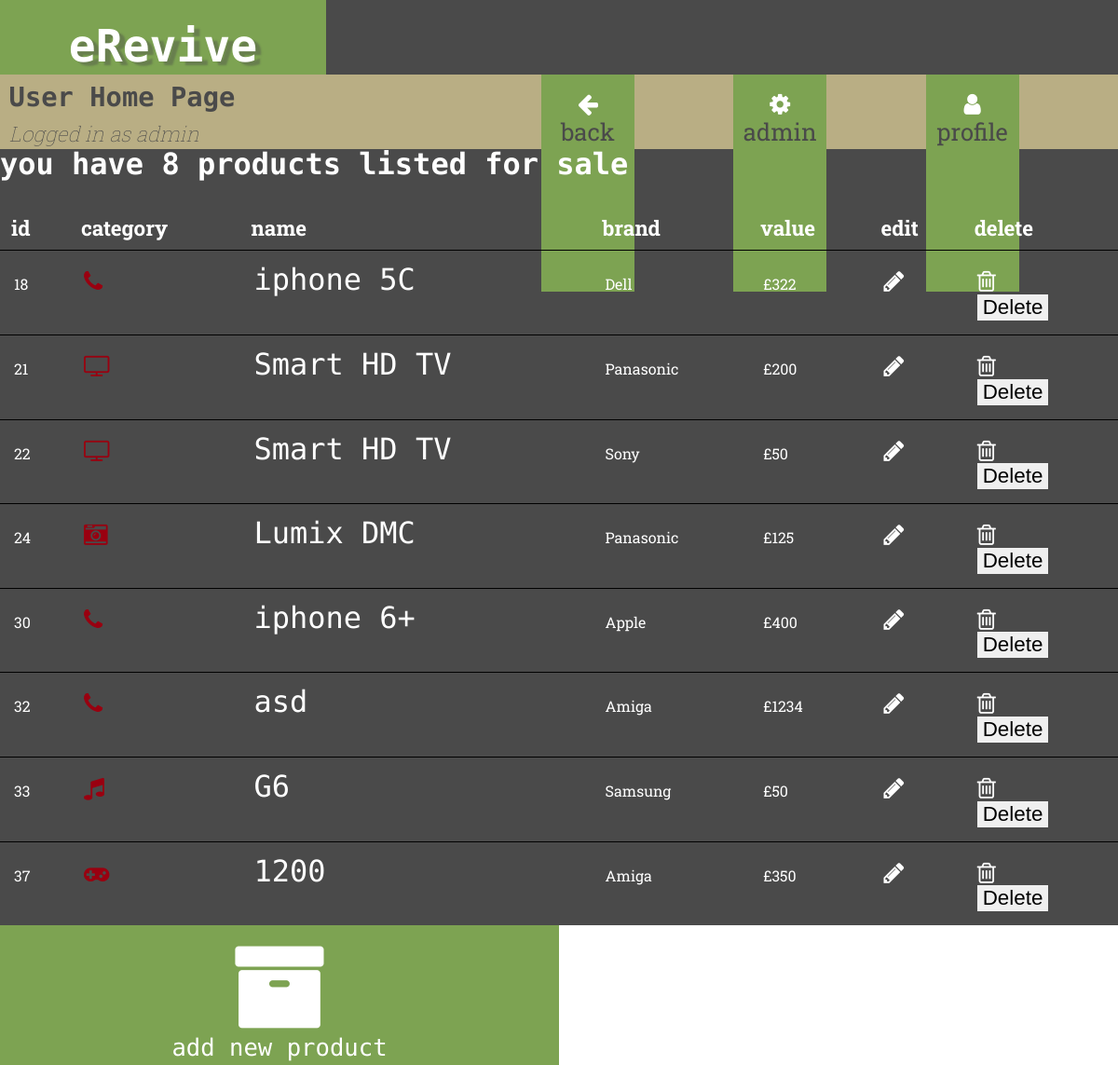
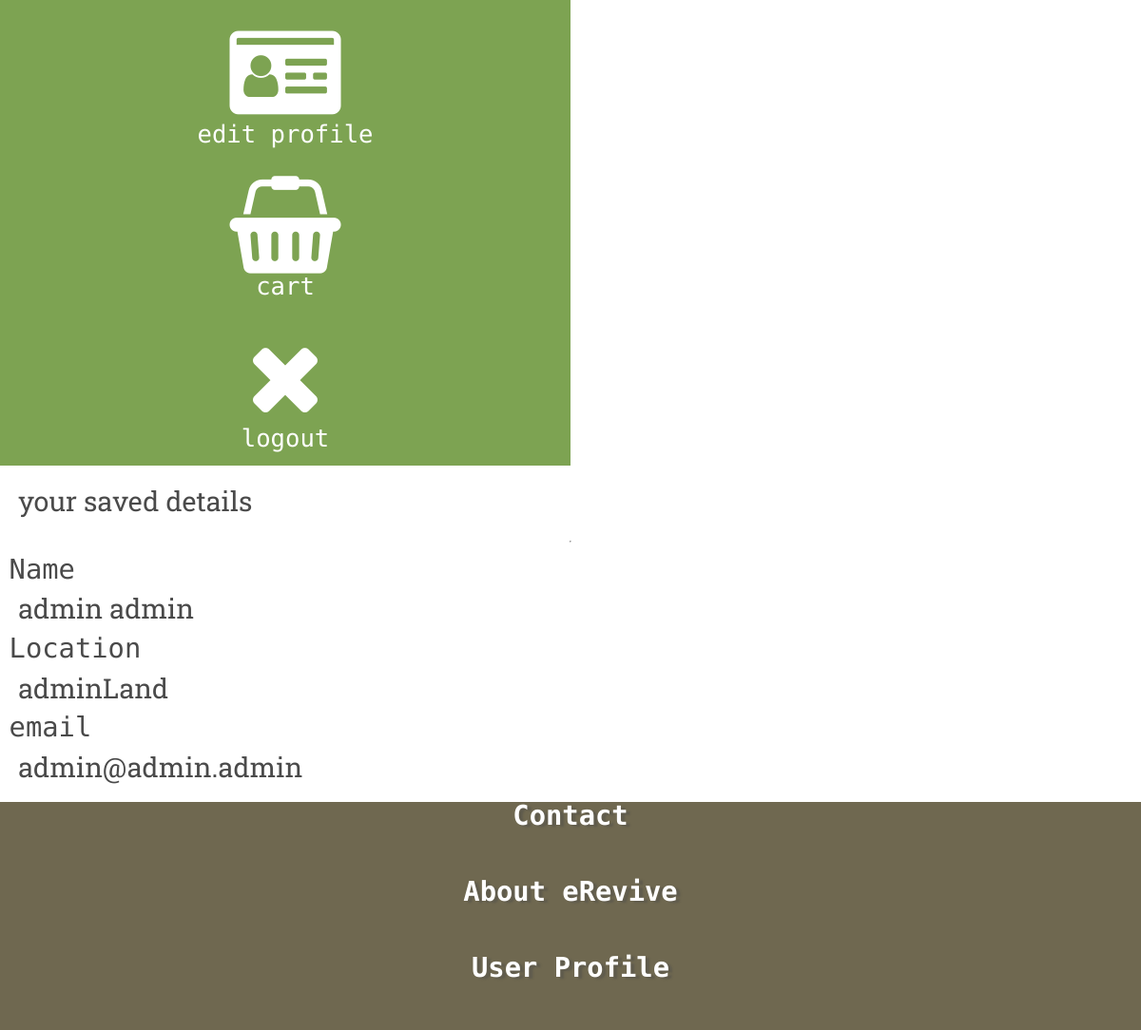
/index.php?action=userPage (signed in), run on the app's committed database (2 pictures, top to bottom).
### tables this page shows
CREATE TABLE `tbl_products` (
  `prod_id` int(11) NOT NULL AUTO_INCREMENT,
  `prod_name` varchar(32) NOT NULL,
  `prod_brand` varchar(32) NOT NULL,
  `prod_desc` varchar(500) NOT NULL,
  `prod_age` int(11) NOT NULL,
  `prod_category` varchar(32) NOT NULL,
  `prod_price` int(11) NOT NULL,
  `user_id` int(11) NOT NULL,
  PRIMARY KEY (`prod_id`)
);

### index.php (called while the page is built, shortened)
<?php
function loadTemplate($templateFileName, $variables = [])
{
    extract($variables);
    include 'templates/' . $templateFileName;
    return ob_get_clean();
}
try {
    include 'includes/DatabaseConnection.php';
    include 'classes/DatabaseTable.php';
    include 'controllers/siteController.php';
    $loginTable = new DatabaseTable($pdo, 'tbl_login', 'user_id');
    $prodTable = new DatabaseTable($pdo, 'tbl_products', 'prod_id');
    $searchTable = new DatabaseTable($pdo, 'tbl_searches', 'search_id');
    $siteController = new siteController( $loginTable, $prodTable, $searchTable);
    $action = $_GET['action'] ?? 'home';
    $page = $siteController->$action();
    if (isset($page['variables'])) {
        $output = loadTemplate($page['template'],
            $page['variables']);
    } else {
        $output = loadTemplate($page['template']);
    }
} catch (PDOException $e) {
    $title = 'An error has occurred';
    $output = 'Database error: ' . $e->getMessage() . ' in '
        . $e->getFile() . ':' . $e->getLine();
}
include 'templates/layout.html.php';

### controllers/siteController.php (called while the page is built, shortened)
<?php
class siteController
{
    private $loginTable;
    private $prodTable;
    public function __construct(
        DatabaseTable $loginTable,
        DatabaseTable $prodTable,
        DatabaseTable $seachTable)
    {
        $this->loginTable = $loginTable;
        $this->prodTable = $prodTable;
    }
    public function userPage()
    {
        if (isset($_SESSION['password'])) {
            $prodResult = $this->prodTable->find('user_id', $_SESSION['id']);
            $userResult = $this->loginTable->findAll();
            $prodCount = count($prodResult);
            $title = 'user home page | eRevive.com';
            $headLine = 'User Home Page';
            $subHeadLine = 'Logged in as ' . $_SESSION['firstName'];
        } else {
            header('location: index.php');
        }
        return ['template' => 'userPage.html.php',
            'title' => $title,
            'headLine' => $headLine,
            'subHeadline' => $subHeadLine,
            'variables' => [
                'products' => $prodResult,
                'userResults' => $userResult,
                'prodCount' => $prodCount
            ]
        ];
    }
}

### classes/DatabaseTable.php (called while the page is built, shortened)
<?php
class DatabaseTable
{
    private $pdo;
    private $table;
    public function __construct(PDO $pdo,
                                string $table,
                                string $primaryKey)
    {
        $this->pdo = $pdo;
        $this->table = $table;
    }
    private function query($sql, $parameters = [])
    {
        $query = $this->pdo->prepare($sql);
        $query->execute($parameters);
        return $query;
    }
    public function find($column, $value)
    {
        $query = 'SELECT * FROM ' . $this->table . ' WHERE ' .
            $column . ' LIKE :value';
        $parameters = [
            'value' => $value
        ];
        $query = $this->query($query, $parameters);
        return $query->fetchAll();
    }
}

### templates/userPage.html.php (the view, shortened to what this page needs)
<div class="content_wrapper flex_row ">
    <div class="content_wrapper_left ">
        <table>
            <h1 class=" white">you have <?php echo $prodCount ?> products listed for sale</h1>
            <tr>
                <th>id</th>
                <th>category</th>
                <th>name</th>
                <th>brand</th>
                <th>value</th>
                <th>edit</th>
                <th>delete</th>
            </tr>
            <?php foreach ($products as $prod): ?>
                <tr>
                    <td><?= $prod['prod_id'] ?></td>
                    <td><a class="highlight" href="index.php?action=categories&cat=<?= $prod['prod_category'] ?>"><i
                                    class="fa fa-<?= $prod['prod_category'] ?> highlight" aria-hidden="true"></i></a>
                    </td>
                    <td><a class="white" href="index.php?action=productView&id=<?= $prod['prod_id'] ?>"><?= $prod['prod_name'] ?></a></td>
                    <td><?= $prod['prod_brand'] ?></td>
                    <td>£<?= $prod['prod_price'] ?></td>
                    <td><a class="highlight" href="index.php?action=productNew&id=<?= $prod['prod_id'] ?>"><i
                                    class="fa fa-pencil" aria-hidden="true"></i></a></td>
                    <td>
                        <a class="highlight" href="index.php?action=admin"><i
                                    class="fa fa-trash-o" aria-hidden="true"></i>
                        </a>
                        <form id="" action="index.php?action=deleteAdmin" method="post">
                            <input type="submit" value="Delete">
                        </form>
                    </td>
                </tr>
            <?php endforeach; ?>
        </table>
    </div>
    <div class="content_wrapper_right flex_column ">
        <div class=" flex_column ">
            <div class="flex_row">
                <a class="flex_column admin_btn" href="index.php?action=productNew"><i class="fa fa-archive fa-4x" aria-hidden="true"></i>add new product</a>
                <a class="flex_column admin_btn" href="index.php?action=editProfile&id=<?= $_SESSION['id'] ?>"><i class="fa fa-id-card fa-4x" aria-hidden="true"></i>edit profile</a>
                <a class="flex_column admin_btn" href="index.php?action=basket"><i class="fa fa-shopping-basket fa-4x" aria-hidden="true"></i>cart</a>
                <a class="flex_column admin_btn" href="index.php?action=logout"><i class="fa fa-times fa-4x" aria-hidden="true"></i>logout</a></div>
            <form class="title flex_column spaceBetween noWrap" action="" method="post">
                <p class="title">your saved details</p>
                <fieldset class="form_login_input_wrap flex_row">
                    <hr>
                    <label class="">Name</label>
                    <p class="title"><?= $_SESSION['firstName'] . ' ' . $_SESSION['lastName'] ?></p>
                    <label class="">Location</label>
                    <p class="title"><?= $_SESSION['location'] ?></p>
                    <label class="">email</label>
                    <p class="title"><?= $_SESSION['email'] ?></p>
                </fieldset>
            </form>
        </div>
    </div>
</div>

### css/stylesheet.css (style rules this page uses)
html, body, div, span, object, iframe, h1, h2, h3, h4, h5, h6, p, blockquote, pre, abbr, address, cite, code, del, dfn, em, img, ins, kbd, q, samp, small, strong, sub, sup, var, b, i, dl, dt, dd, ol, ul, li, fieldset, form, label, legend, table, caption, tbody, tfoot, thead, tr, th, td, article, aside, canvas, details, figcaption, figure, footer, header, hgroup, menu, nav, section, summary, time, mark, audio, video { margin: 0; padding: 0; border: none; outline: 0; font-size: 100%; vertical-align: baseline; background: transparent; box-sizing: border-box; }
html { background: #4A4A4A; color: #4A4A4A; font-family: 'Share Tech Mono', monospace; }
body { line-height: 1; }
a { margin: 0; padding: 0; font-size: 1.6rem; vertical-align: baseline; background: transparent; color: #4A4A4A; text-decoration: none; font-family: 'Share Tech Mono', monospace; }
table { border-collapse: collapse; border-spacing: 0; margin-top: 30px; font-family: 'Roboto Slab', serif; width: 100%; }
th { padding: 12px; color: white; font-size: 1.4rem; }
td { padding: 15px; border-top: 1px solid black; height: 25px; color: white; }
input, select { vertical-align: middle; }
input[type="submit"] { border: none; font-size: 1.4rem; }
h1, h2, h3, h4, h5, h6 { font-size: 1.4rem; }
p { margin: 0.2rem 0; font-family: 'Roboto Slab', serif; }
.highlight { color: #990010; }
.white { color: white; font-size: 2rem; }
.title { padding: 0.6rem; font-size: 1.8rem; color: #4A4A4A; }
.flex_row { display: flex; flex-direction: row; flex-wrap: wrap; }
.flex_column { display: flex; flex-direction: column; flex-wrap: wrap; }
.spaceBetween { justify-content: space-between; }
.noWrap { flex-wrap: nowrap; }
.content_wrapper { width: 100%; min-height: 90vh; }
.content_wrapper_left { width: 60%; min-height: 65vh; color: #4A4A4A; text-align: left; }
.content_wrapper_right { width: 40%; min-height: 65vh; background: white; color: #4A4A4A; }
.admin_btn { width: 50%; box-sizing: border-box; min-height: 20vh; background: #7DA352; color: white; text-align: center; justify-content: center; align-items: center; }
i { color: white; }
@media screen and (max-width: 1200px) { .flex_row { flex-direction: column; } }
@media screen and (max-width: 1200px) { .content_wrapper_right, .content_wrapper_left { width: 100%; margin: 0; } }

### data on the page
tbl_products: prod_id "18", prod_name "iphone 5C", prod_brand "Dell", prod_price "322"
tbl_products: prod_id "21", prod_name "Smart HD TV", prod_brand "Panasonic", prod_price "200"
tbl_products: prod_id "22", prod_name "Smart HD TV", prod_brand "Sony", prod_price "50"
tbl_products: prod_id "24", prod_name "Lumix DMC", prod_brand "Panasonic", prod_price "125"
tbl_products: prod_id "30", prod_name "iphone 6+", prod_brand "Apple", prod_price "400"
tbl_products: prod_id "32", prod_name "asd", prod_brand "Amiga", prod_price "1234"
tbl_products: prod_id "33", prod_name "G6", prod_brand "Samsung", prod_price "50"
tbl_products: prod_id "37", prod_name "1200", prod_brand "Amiga", prod_price "350"

### other printed values
$headLine "User Home Page"
$subHeadLine "Logged in as admin"
$prodCount "8"
$_SESSION['firstName'] "admin"
$_SESSION['lastName'] "admin"
$_SESSION['location'] "adminLand"
$_SESSION['email'] "admin@admin.admin"
